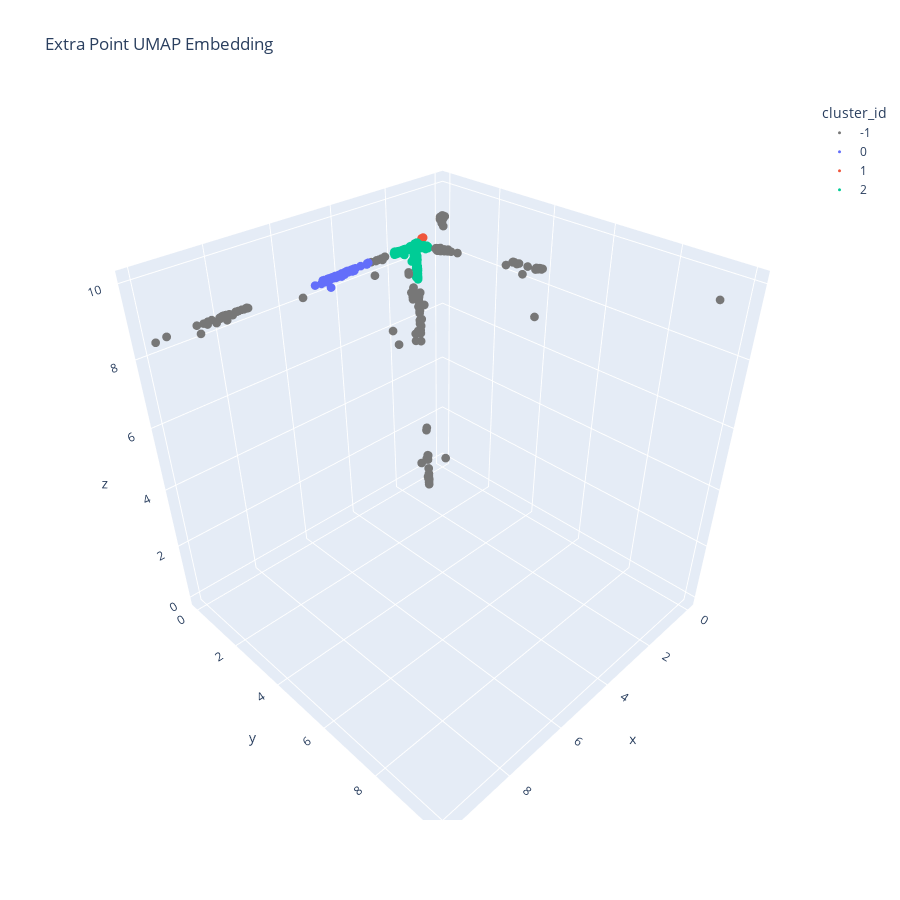

The notebook cell this image was saved under:
### Code cell
fig = px.scatter_3d(
    ep_umap_df.sort_values(by='cluster_id'),
    x='x',
    y='y',
    z='z',
    color=extra_point_df['cluster_id'].sort_values().astype(str),
    color_discrete_sequence=custom_color_seq,
    title='Extra Point UMAP Embedding'
)
fig.update_traces(
    marker = dict(size=3)
)
fig.update_layout(
    autosize=False,
    width=900,
    height=900,
    legend_title='cluster_id'
)

### Figure 1 — Plotly figure (JSON) as saved in the notebook; plotly's stock layout.template omitted (floating-point values rounded to 4 significant figures; data arrays with more than 128 entries replaced by an {"elided": "..."} marker saying what was removed)
{"data": [{"hovertemplate": "color=-1<br>x=%{x}<br>y=%{y}<br>z=%{z}<extra></extra>", "legendgroup": "-1", "marker": {"color": "#777777", "size": 3, "symbol": "circle"}, "mode": "markers", "name": "-1", "scene": "scene", "showlegend": true, "type": "scatter3d", "x": {"elided": "218 float values"}, "y": {"elided": "218 float values"}, "z": {"elided": "218 float values"}}, {"hovertemplate": "color=0<br>x=%{x}<br>y=%{y}<br>z=%{z}<extra></extra>", "legendgroup": "0", "marker": {"color": "#636EFA", "size": 3, "symbol": "circle"}, "mode": "markers", "name": "0", "scene": "scene", "showlegend": true, "type": "scatter3d", "x": {"elided": "145 float values"}, "y": {"elided": "145 float values"}, "z": {"elided": "145 float values"}}, {"hovertemplate": "color=1<br>x=%{x}<br>y=%{y}<br>z=%{z}<extra></extra>", "legendgroup": "1", "marker": {"color": "#EF553B", "size": 3, "symbol": "circle"}, "mode": "markers", "name": "1", "scene": "scene", "showlegend": true, "type": "scatter3d", "x": {"elided": "154 float values"}, "y": {"elided": "154 float values"}, "z": {"elided": "154 float values"}}, {"hovertemplate": "color=2<br>x=%{x}<br>y=%{y}<br>z=%{z}<extra></extra>", "legendgroup": "2", "marker": {"color": "#00CC96", "size": 3, "symbol": "circle"}, "mode": "markers", "name": "2", "scene": "scene", "showlegend": true, "type": "scatter3d", "x": {"elided": "2688 float values"}, "y": {"elided": "2688 float values"}, "z": {"elided": "2688 float values"}}], "layout": {"autosize": false, "height": 900, "legend": {"title": {"text": "cluster_id"}, "tracegroupgap": 0}, "scene": {"domain": {"x": [0, 1], "y": [0, 1]}, "xaxis": {"title": {"text": "x"}}, "yaxis": {"title": {"text": "y"}}, "zaxis": {"title": {"text": "z"}}}, "title": {"text": "Extra Point UMAP Embedding"}, "width": 900}}
